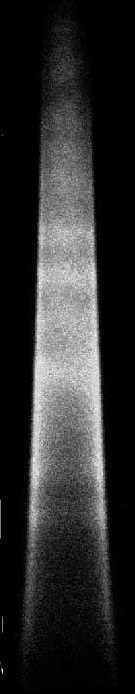
%> input picture Synthetic Schlieren Matlab/Thermal Image.jpg, 135 x 694 px
$ octave Main_Synthetic_Schlieren.m   (GNU Octave 9; MATLAB toolbox functions it lacks are replaced by stand-ins)
%> lines starting %> are read from the running program, lines starting %| are printed output that depends on the picture
%> the answer given: Thermal Image.jpg
%> further down, rgbT is the input picture: size 694x135x3 uint8; min 0, max 255, mean 44.2
### Synthetic Schlieren Matlab/Temp_img_to_density_img.m
function [rho] = Temp_img_to_density_img(temp_img)

pressure = 101325;  %Pressure at sea level [Pa]  Change if needed
R = 287.05; %J/(kg.K)

%Image will be 8 bit values, need to convert those values to temperature
%based on min and max temperature

% Tmax = input('Max temp for  [K]: ');
% Tmin = input('Min temp for image [K]: ');

%Can preset values for faster testing
Tmax = 160.2+273;
Tmin = 18.5+273;


%Converts to grayscale (image should be grayscale already)
imgT = rgb2gray(temp_img);  %COLOR MAPPING IS VERY RELEVENT, WE RECOMEND USING GRAYSCALE AS A DEFAULT for flame images
imgT = double(imgT);
%> imgT: size 694x135 double

%Map values of T to reflect actual Temperature values, no longer an 'image'
T = ((imgT+1)./256)*(Tmax-Tmin) + Tmin;


%convert temperature to density
% density = pressure / (R * T )

rho = pressure./(R.*T);
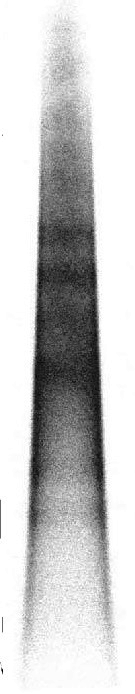
%> rho: size 694x135 double; min 0.815, max 1.21, mean 1.13; drawn with min black and max white


end

### Synthetic Schlieren Matlab/Rotate_2.m
function [matrix3d] = Rotate_2(rho)
%Getting the size of the matrix
[M,N] = size(rho);
%> M = 694; N = 135


matrix3d = zeros(N,N,M);

n = floor(N/2); %Half number of elements in the vector
%> n = 67
if rem(N,2) == 1
    r = [n:-1:0,1:n]; %Vector of distances, same size as V array
else
    r = [n:-1:0,1:n-1]; %Vector of distances, same size as V array
end

% Creates a matrix that represents the distance formula
ri = bsxfun(@(x,y)(sqrt(x.^2+y.^2)),r,r');
for j = 1:M    %Here we are iterating through the y matrix
    V = rho(j,:);  %vector "line" at a specific height.  (Symmetrical)
   % use ri vector to interpole V
   slice = interp1(r(1:n+1),V(1:n+1),ri);
   slice(isnan(slice)) = V(N);  %Sets all NAN values to exterior value of image
    matrix3d(:,:,j) = slice;
end
%> this loop made 694 passes
%> pass 1, in Rotate_2, `slice = interp1(r(1:n+1),V(1:n+1),ri);`:
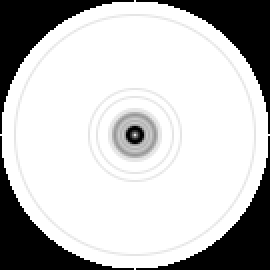
%> slice: size 135x135 double (shown 2 times larger); 22.78% of the values are NaN or infinite; the others: min 1.19, max 1.21, mean 1.21; drawn with min black, max white, NaN and infinite black
%> pass 2, in Rotate_2, `slice = interp1(r(1:n+1),V(1:n+1),ri);`:
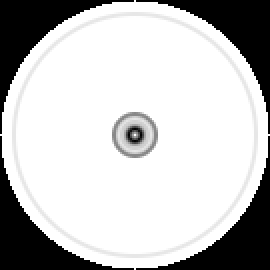
%> slice: size 135x135 double (shown 2 times larger); 22.78% of the values are NaN or infinite; the others: min 1.18, max 1.21, mean 1.21; drawn with min black, max white, NaN and infinite black
%> after the loop: slice: size 135x135 double; every value is 1.21

%IMPORTANT: OUTPUT IS (X,Z,Y) MATRIX
%NOT EXPECTED (Y,X,Z)

end

### Synthetic Schlieren Matlab/Get_Synthetic_Schlieren.m
function [Fx,Fy] = Get_Synthetic_Schlieren(d_matrix)
%Note: output of Rotate_2 is (x,z,y) NOT (y,x,z)
[FX,FZ,FY] = gradient(d_matrix);


%% Integrate through a line to create schleron image (sum all components in Z
%direction)
Fx = sum(FZ,2);
Fy = sum(FY,2);

%Converting (Nx1xM) matrix to (MxN) to match origional
Fx = squeeze(Fx);
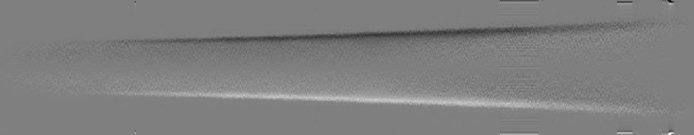
%> Fx: size 135x694 double; min -4.44, max 4.44, mean -6.67e-18; drawn with min black and max white
Fy = squeeze(Fy);
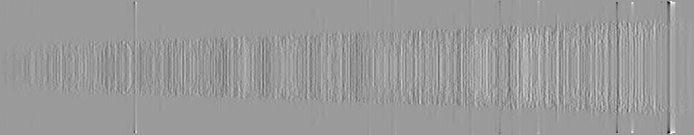
%> Fy: size 135x694 double; min -3.27, max 2.13, mean 6.9e-05; drawn with min black and max white

Fx = Fx';
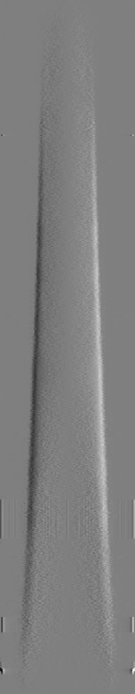
%> Fx: size 694x135 double; min -4.44, max 4.44, mean 1.52e-19; drawn with min black and max white
Fy = Fy';
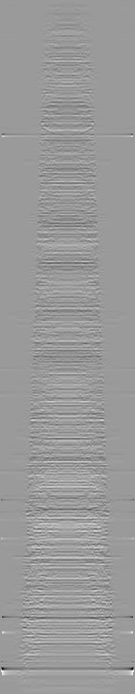
%> Fy: size 694x135 double; min -3.27, max 2.13, mean 6.9e-05; mean of the top-left, top-right, bottom-left and bottom-right quarters -0.0212, -0.0217, 0.0213, 0.0218; drawn with min black and max white
end

### Synthetic Schlieren Matlab/Main_Synthetic_Schlieren.m
clear all;
close all;

%Load in image of the Temperature Profile
%CHANGE .jpg HERE AND IN ELSE STATEMENT IF USING DIFFERENT FILE TYPES

%Input image SHOULD BE GRAYSCALE as thermal values are generally recorded
%as such
[file,path] = uigetfile('*.jpg');
if isequal(file,0)
   disp('User selected Canceleled');

else
   disp(['User selected ', fullfile(path,file)]);
   rgbT=imread(fullfile(path,file),'jpg');
end

%% IMPORTANT: convert any psudocolor images to grayscale below before processing
% vvvvvvv

%%

[rho] = Temp_img_to_density_img(rgbT);

[d_matrix] = Rotate_2(rho);

[Fx,Fy] = Get_Synthetic_Schlieren(d_matrix);


%% Up to user how they want to scale/ display schleron.  Values may be too large/ small and image may appear all one color
%%So please edit how you choose.  Here is how I do it (won't work in all
%%cases)
%%Try: Absolute function, or min/max range values, or mapping

%%Convert matrix to grayscale image and show image
imgx = mat2gray(Fx);
%imgx represents a horizontal slice (most common) and img y represents a
%vertical slice.  Currently showing imgx
imgy = mat2gray(Fx);

subplot(1,2,1);
imshow(imgy);
title('Vertical knife edge Schlieren');
axis off
%Curently showing unfiltered Fy (vertical knife edge).
subplot(1,2,2);
imshow(imgx);
title('Horizontal knife edge Schlieren');
axis off

%% IMPORTANT: Fx and Fy coorespond to orientation of knife edge.  Fx is horizontal, Fy is vertical
